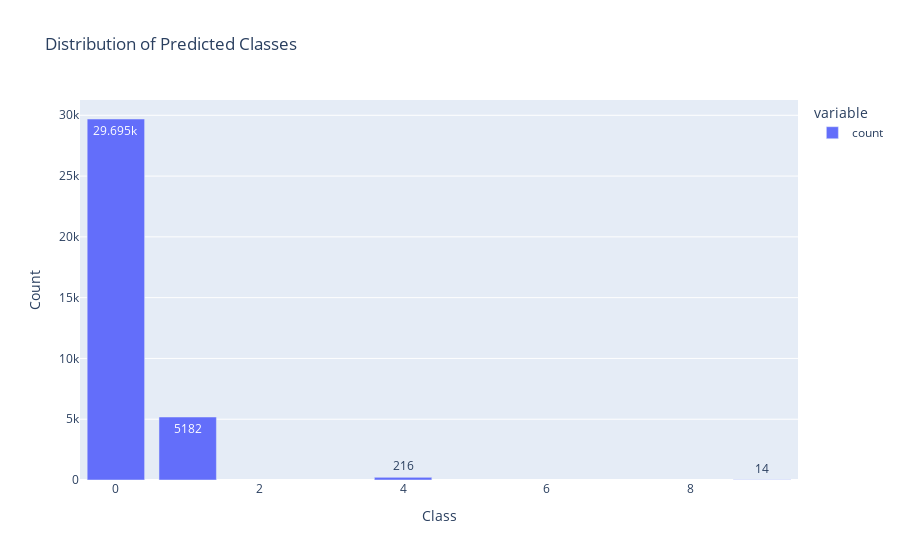

Notebook source saved alongside this figure:
### Markdown cell above
**Предикт - выделены алертные классы режимов работы и нормальные.**

### Code cell
import pandas as pd
import plotly.express as px

# Создаем DataFrame для удобства анализа
results_df = pd.DataFrame({
    'predicted_class': predicted_classes
})

# Подсчет количества каждого класса
class_counts = results_df['predicted_class'].value_counts().sort_index()
print(class_counts)

# Визуализация
fig = px.bar(class_counts, title='Distribution of Predicted Classes', labels={'index': 'Class', 'value': 'Count'}, text_auto=True)
fig.update_layout(xaxis_title='Class', yaxis_title='Count')
fig.show()

### Figure 1 — Plotly figure (JSON) as saved in the notebook; plotly's stock layout.template omitted (floating-point values rounded to 4 significant figures)
{"data": [{"alignmentgroup": "True", "hovertemplate": "variable=count<br>predicted_class=%{x}<br>Count=%{y}<extra></extra>", "legendgroup": "count", "marker": {"color": "#636efa", "pattern": {"shape": ""}}, "name": "count", "offsetgroup": "count", "orientation": "v", "showlegend": true, "textposition": "auto", "texttemplate": "%{y}", "type": "bar", "x": [0, 1, 4, 9], "xaxis": "x", "y": [29695, 5182, 216, 14], "yaxis": "y"}], "layout": {"barmode": "relative", "legend": {"title": {"text": "variable"}, "tracegroupgap": 0}, "title": {"text": "Distribution of Predicted Classes"}, "xaxis": {"anchor": "y", "domain": [0, 1], "title": {"text": "Class"}}, "yaxis": {"anchor": "x", "domain": [0, 1], "title": {"text": "Count"}}}}
